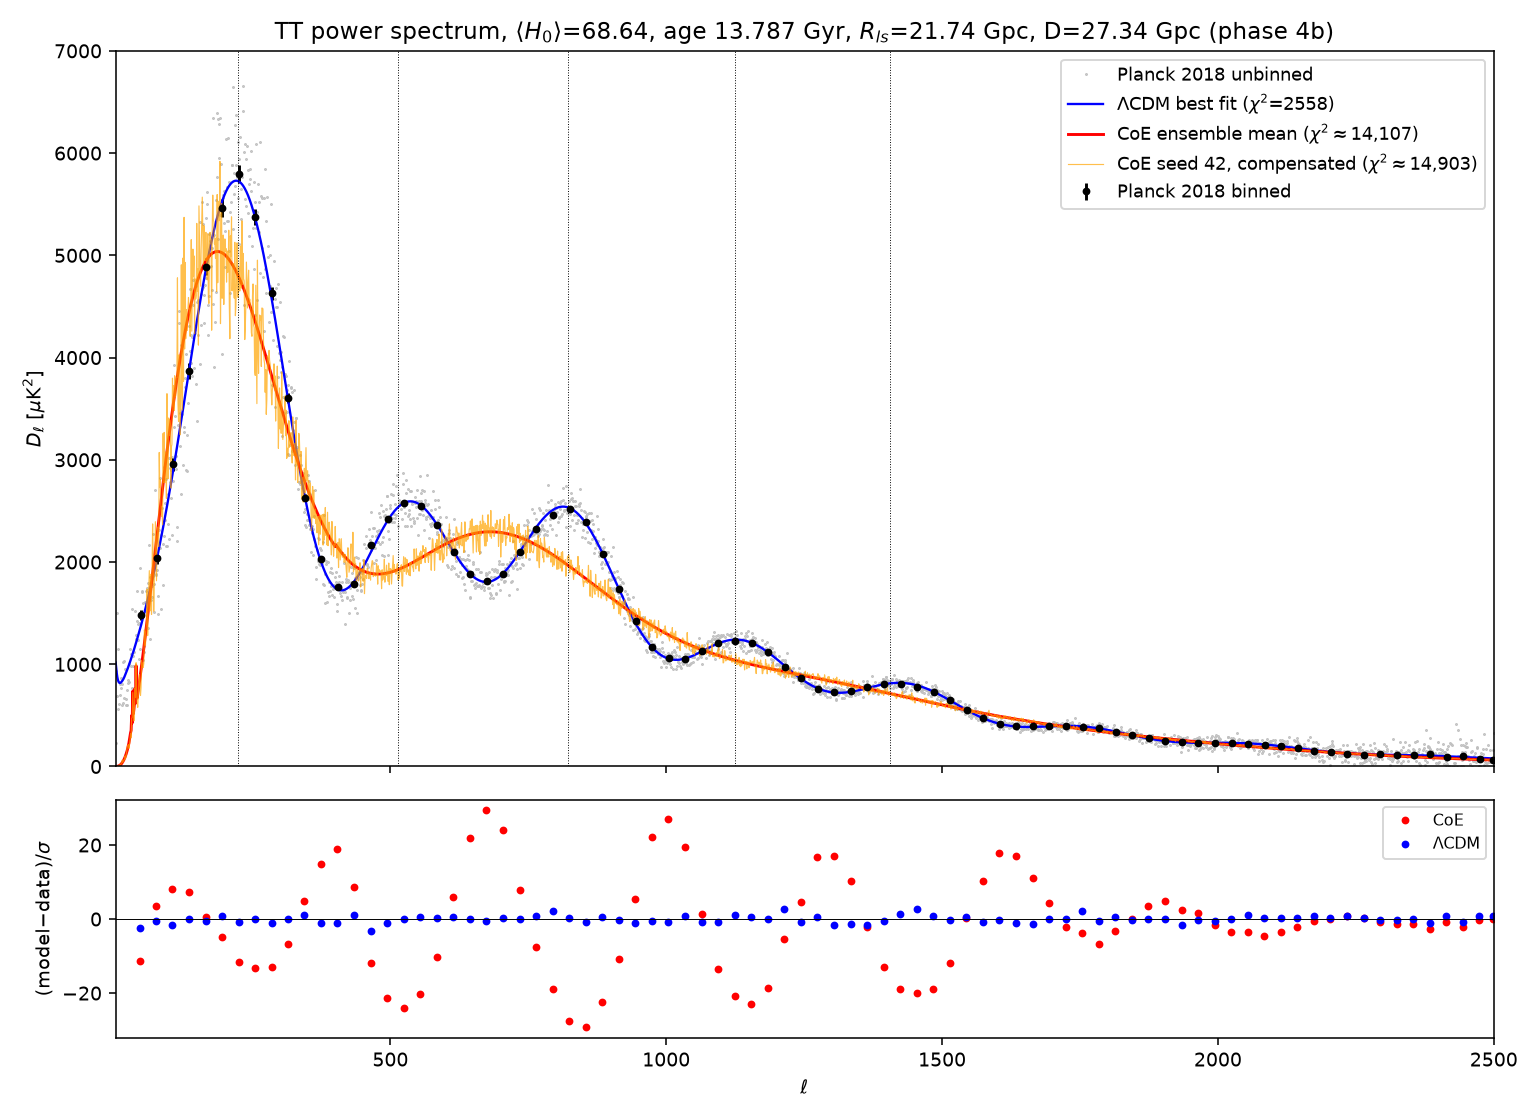

Reproduce this figure in Python.
# Phase4 TT power spectrum: CoE model (H0=68.64, age 13.787 Gyr, field refit from scratch) vs Planck 2018
import numpy as np, matplotlib; matplotlib.use('Agg'); import matplotlib.pyplot as plt
z=np.load('p6_d4b.npz'); l=np.arange(len(z['D']))
b=np.loadtxt('/workspace/planck/COM_PowerSpect_CMB-TT-binned_R3.01.txt')
f=np.loadtxt('/workspace/planck/COM_PowerSpect_CMB-TT-full_R3.01.txt')
fig,ax=plt.subplots(2,1,figsize=(11,8),sharex=True,gridspec_kw={'height_ratios':[3,1]})
ax[0].plot(f[:,0],f[:,1],'.',ms=1,color='0.75',label='Planck 2018 unbinned')
ax[0].errorbar(b[:,0],b[:,1],yerr=[b[:,2],b[:,3]],fmt='o',ms=3,color='k',label='Planck 2018 binned')
ax[0].plot(l[2:],z['Lt'][2:],'b-',lw=1.2,label=r'$\Lambda$CDM best fit ($\chi^2$=2558)')
ax[0].plot(l[2:],z['D'][2:],'r-',lw=1.5,label=r'CoE ensemble mean ($\chi^2\approx$14,107)')
ax[0].plot(l[2:],z['Drc'][2:],color='orange',lw=0.6,alpha=0.7,label=r'CoE seed 42, compensated ($\chi^2\approx$14,903)')
ax[0].set_ylabel(r'$D_\ell$ [$\mu$K$^2$]'); ax[0].set_ylim(0,7000); ax[0].legend(fontsize=9)
ax[0].set_title(r'TT power spectrum, $\langle H_0\rangle$=68.64, age 13.787 Gyr, $R_{ls}$=21.74 Gpc, D=27.34 Gpc (phase 4b)')
for p in [224,514,822,1124,1405]: ax[0].axvline(p,color='k',ls=':',lw=0.5)
lb=b[:,0].astype(int); err=0.5*(b[:,2]+b[:,3])
ax[1].plot(lb,(np.interp(lb,l,z['D'])-b[:,1])/err,'r.',label='CoE')
ax[1].plot(lb,(np.interp(lb,l,z['Lt'])-b[:,1])/err,'b.',label=r'$\Lambda$CDM')
ax[1].axhline(0,color='k',lw=0.5); ax[1].set_ylabel(r'(model$-$data)/$\sigma$'); ax[1].set_xlabel(r'$\ell$'); ax[1].legend(fontsize=8)
ax[1].set_xlim(2,2500); plt.tight_layout(); plt.savefig('TT_spectrum_plot.png',dpi=140)
